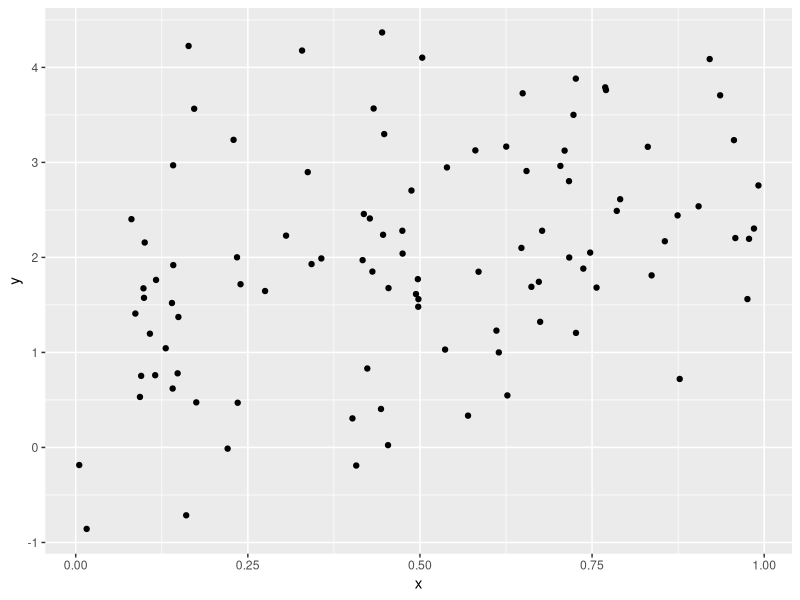

Recreate this plot in R.
## ---- chunk 1
library(tidyverse)

plot_df = 
  tibble(
    x = runif(100),
    y = 1 + 2 * x + rnorm(100)
  )

plot_df |> 
  ggplot(aes(x = x, y = y)) +
  geom_point()
